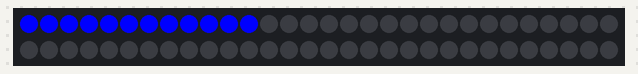
Simulated run of this program. Board: MicroPython board. Shown: 60 RGB LEDs in strip order, left to right, continuing on the next row.

Above: at 0.48 s.
At 3.27 s:
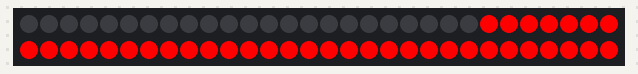
At 7.84 s:
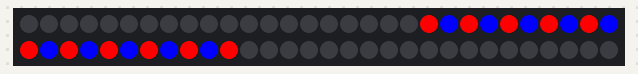
At 15.31 s:
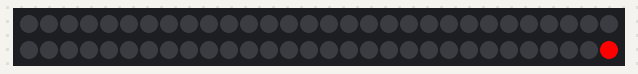
At 30.3 s:
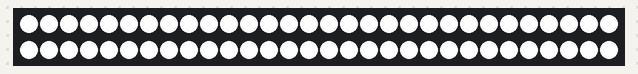
At 39.84 s:
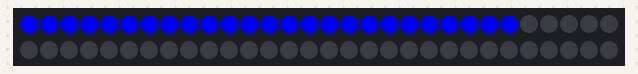

The program:

pattern.py
```python
import time
import neopixel
import machine

class Patterns():

    def __init__(self, np, e):
        self.np = np
        self.n = np.n
        self.e = e

    def cycle(self, color):
        for i in range(1 * self.n):
            for j in range(self.n):
                self.np[j] = (0, 0, 0)
            self.np[i % self.n] = color
            self.np.write()
            time.sleep_ms(self.e)

    def bounce(self, color):
        for i in range(1 * self.n):
            for j in range(self.n):
                self.np[j] = color
            if (i // self.n) % 2 == 0:
                self.np[i % self.n] = (0, 0, 0)
            else:
                self.np[self.n - 1 - (i % self.n)] = (0, 0, 0)
            self.np.write()
            time.sleep_ms(self.e)

    def fade(self):
        for i in range(0, 4 * 256, 8):
            for j in range(self.n):
                if (i // 256) % 2 == 0:
                    val = i & 0xff
                else:
                    val = 255 - (i & 0xff)
                self.np[j] = (val, 0, 0)
                self.np.write()

    def all(self, color):
        for i in range(self.n):
            self.np[i] = color
        self.np.write()

    def clear(self):
        for i in range(self.n):
            self.np[i] = (0, 0, 0)
        self.np.write()


    def sweep(self,color,reverse = False):
        for i in range(self.n):
            if not reverse:
                j = i % self.n
            else:
                j = ((self.n - 1)- i) % self.n

            self.np[j] = color
            time.sleep_ms(25)
            self.np.write()

    def pyramid(self):
        for i in range(self.n//2):
            j = (self.n // 2) + i
            k = (self.n // 2) - i

            if j % 2 == 0 and k % 2 == 0:
                self.np[j] = (255, 0, 0)
                self.np[k] = (255, 0, 0)
            else:
                self.np[j] = (0, 0, 255)
                self.np[k] = (0, 0, 255)

            time.sleep_ms(250)
            self.np.write()


    def presentation(self):
        self.sweep((0, 0, 255),False)
        self.clear()
        time.sleep_ms(500)
        self.sweep((255, 0, 0),True)
        self.clear()
        time.sleep_ms(500)
        self.all((255, 255, 255))
        time.sleep_ms(700)
        self.clear()
        self.pyramid()
        self.clear()
        time.sleep_ms(500)

if __name__ == '__main__':
    np = neopixel.NeoPixel(machine.Pin(13), 60)

    p = Patterns(np,5)
    for _ in range(5):
        p.presentation()
```

Measured:
- what the display in image 4 shows lasts 0.7 s, from 30.3 s to 31.0 s
